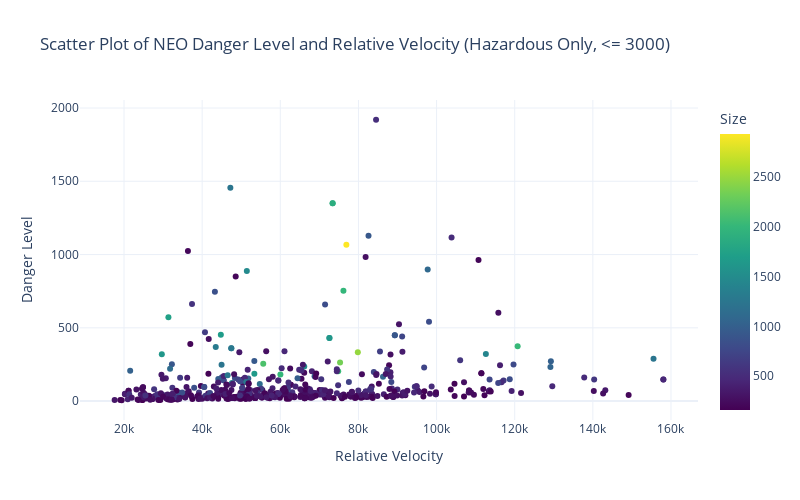

The notebook cell this image was saved under:
### Markdown cell above
The 3D scatter plot visualizes the relationship between NEO-size, approach distance, and relative velocity for the hazardous NEOs, which are 3 different parameters for how hazardous the NEO is. The most hazardous NEO would be high in relative velocity and size and small i distance. However, as most hazardous NEOs are pretty small, it would mostly depend on the two other categories and the corner they create, where we see a few NEOs. Luckily, most NEOs arent in that corner, as also seen above, and therefore aren't that hazardous.

### Code cell
import plotly.express as px

# Filter the DataFrame to include only hazardous entries and danger levels <= 3000
filtered_df = df[(df['hazardous']) & (df['danger_level'] <= 3000)]

# Create a scatter plot using Plotly Express
fig = px.scatter(filtered_df, x='relative_velocity', y='danger_level', color='average_size in meters',
                 color_continuous_scale='Viridis',  # Specify the color scale
                 opacity=1.0,  # Set marker opacity to 1.0 (fully opaque)
                 labels={'relative_velocity': 'Relative Velocity', 'danger_level': 'Danger Level'},
                 title='Scatter Plot of NEO Danger Level and Relative Velocity (Hazardous Only, <= 3000)',
                 template='plotly_white')

# Set the height & width of the plot window
fig.update_layout(height=500, width=800)

# Show the colorbar indicating the average size
fig.update_coloraxes(colorbar_title='Size')

# Show the plot
fig.show()

### Figure 1 — Plotly figure (JSON) as saved in the notebook; plotly's stock layout.template omitted (floating-point values rounded to 4 significant figures; data arrays with more than 128 entries replaced by an {"elided": "..."} marker saying what was removed)
{"data": [{"hovertemplate": "Relative Velocity=%{x}<br>Danger Level=%{y}<br>average_size in meters=%{marker.color}<extra></extra>", "legendgroup": "", "marker": {"color": {"elided": "506 float values"}, "coloraxis": "coloraxis", "opacity": 1, "symbol": "circle"}, "mode": "markers", "name": "", "orientation": "v", "showlegend": false, "type": "scatter", "x": {"elided": "506 float values"}, "xaxis": "x", "y": {"elided": "506 float values"}, "yaxis": "y"}], "layout": {"coloraxis": {"colorbar": {"title": {"text": "Size"}}, "colorscale": [[0, "#440154"], [0.1111, "#482878"], [0.2222, "#3e4989"], [0.3333, "#31688e"], [0.4444, "#26828e"], [0.5556, "#1f9e89"], [0.6667, "#35b779"], [0.7778, "#6ece58"], [0.8889, "#b5de2b"], [1, "#fde725"]]}, "height": 500, "legend": {"tracegroupgap": 0}, "title": {"text": "Scatter Plot of NEO Danger Level and Relative Velocity (Hazardous Only, <= 3000)"}, "width": 800, "xaxis": {"anchor": "y", "domain": [0, 1], "title": {"text": "Relative Velocity"}}, "yaxis": {"anchor": "x", "domain": [0, 1], "title": {"text": "Danger Level"}}}}
